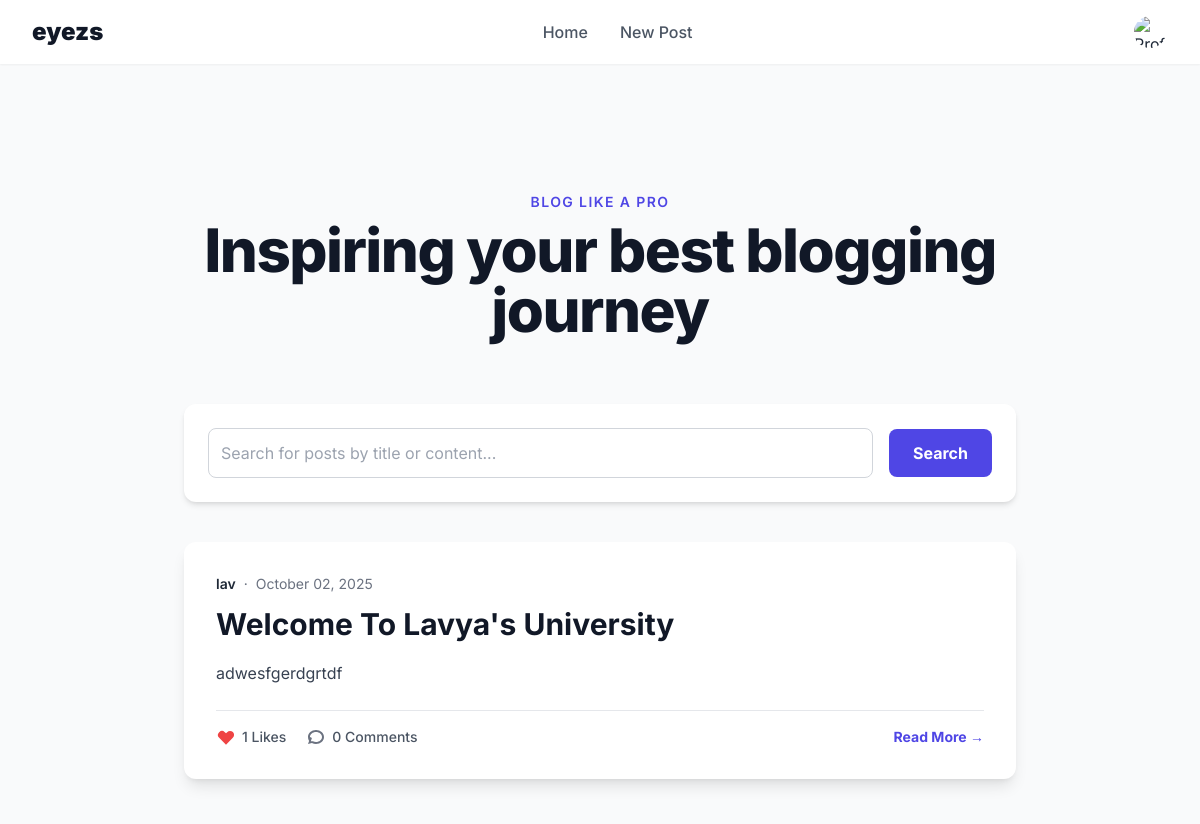
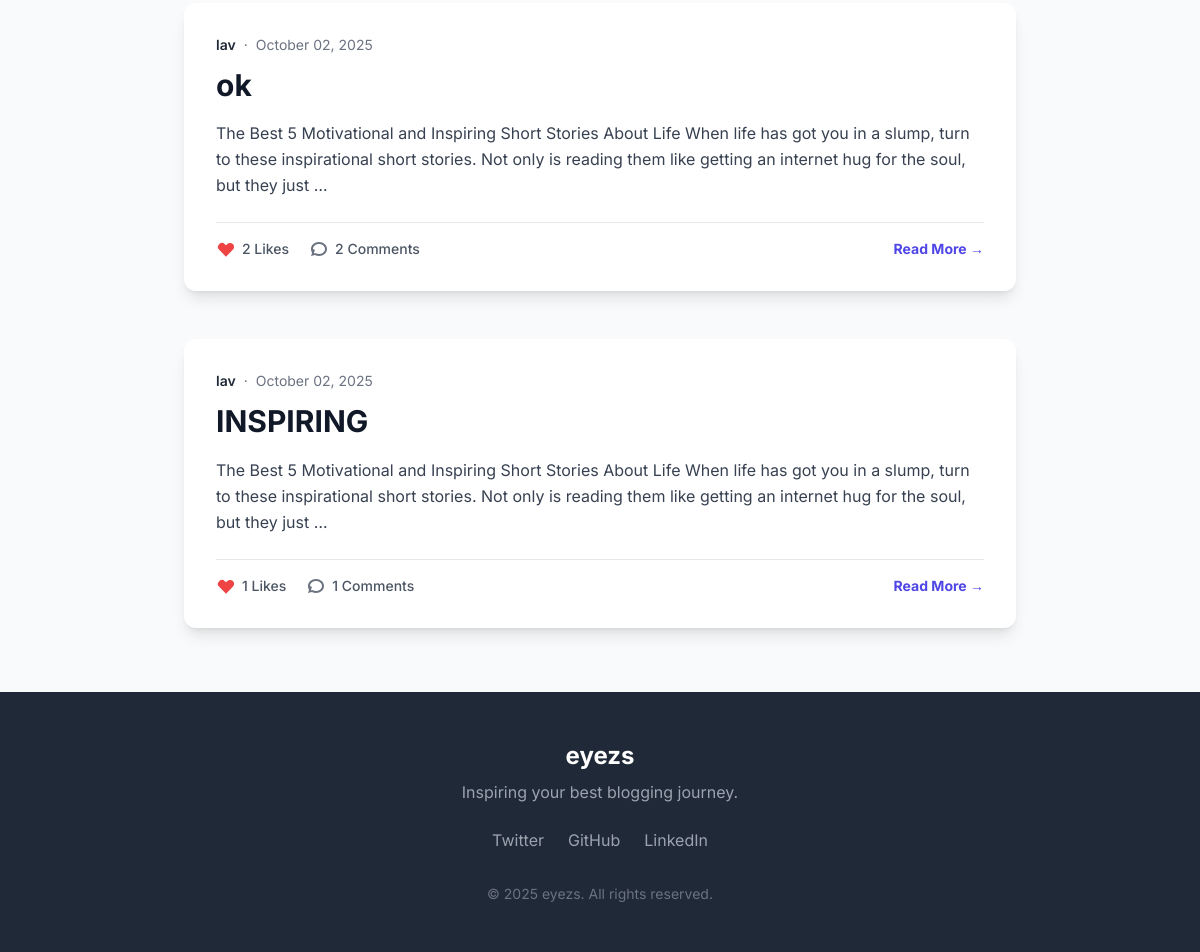
Page /blog/ (signed in) on the committed database (2 pictures, top to bottom).
### app/models.py (models this page shows, shortened)
class Post(models.Model):
    description =models.TextField()
    title=models.CharField(max_length=500)
    author=models.CharField(max_length=200)
    date_posted=models.DateTimeField(default=timezone.now)
    likes = models.ManyToManyField(User,related_name='likes',blank=True)
    shares=models.ManyToManyField(User, related_name='shares',blank=True)
    def total_likes(self):
        return self.likes.count()

### app/views.py (the view)
# urls.py: 2. Add a URL to urlpatterns:  path('', views.home, name='home')
def home(request):
    posts = Post.objects.all().order_by('-date_posted')
    return render(request, 'home.html', {'posts': posts})

### app/templates/home.html (shortened to what this page needs)
{% extends 'base.html' %}
{% block content %}
<div class="max-w-4xl mx-auto px-4 sm:px-6 lg:px-8 py-8">
    <section class="text-center py-12 md:py-16">
        <p class="text-sm font-semibold uppercase tracking-widest text-indigo-600">BLOG LIKE A PRO</p>
        <h1 class="text-4xl md:text-6xl font-extrabold text-gray-900 mt-2 tracking-tight">Inspiring your best blogging journey</h1>
    </section>
    <section class="bg-white p-6 rounded-xl shadow-md mb-10">
        <form action="{% url 'search_results' %}" method="get" class="flex items-center gap-4">
            <input
                type="search"
                name="q"
                placeholder="Search for posts by title or content..."
                class="flex-grow p-3 border border-gray-300 rounded-lg focus:outline-none focus:ring-2 focus:ring-indigo-500 transition duration-200"
            >
            <button
                type="submit"
                class="bg-indigo-600 text-white font-bold py-3 px-6 rounded-lg hover:bg-indigo-700 focus:outline-none focus:ring-2 focus:ring-offset-2 focus:ring-indigo-500 transition-colors"
            >
                Search
            </button>
        </form>
    </section>
    <section class="space-y-12">
        {% for post in posts %}
            <article class="bg-white rounded-xl shadow-lg overflow-hidden transform hover:-translate-y-2 transition-all duration-300 hover:shadow-2xl">
                <div class="p-6 md:p-8">
                    <div class="flex items-center mb-3 text-sm text-gray-500">
                        <span class="font-semibold text-gray-800">{{ post.author }}</span>
                        <span class="mx-2">&middot;</span>
                        <span>{{ post.date_posted|date:"F d, Y" }}</span>
                    </div>
                    <h2 class="text-3xl font-bold text-gray-900 mb-4 leading-tight">
                        <a href="{% url 'post_detail' post.pk %}" class="hover:text-indigo-600 transition-colors duration-200">
                            {{ post.title }}
                        </a>
                    </h2>
                    <p class="text-gray-700 leading-relaxed mb-6">
                        {{ post.description|truncatewords:40 }}
                    </p>
                    <div class="mt-6 pt-4 border-t border-gray-200 flex justify-between items-center text-sm">
                        <div class="flex items-center gap-5 text-gray-600 font-medium">
                            <div class="flex items-center gap-1.5">
                                <svg class="w-5 h-5 text-red-500" fill="currentColor" viewBox="0 0 20 20"><path fill-rule="evenodd" d="M3.172 5.172a4 4 0 015.656 0L10 6.343l1.172-1.171a4 4 0 115.656 5.656L10 17.657l-6.828-6.829a4 4 0 010-5.656z" clip-rule="evenodd"></path></svg>
                                <span>{{ post.total_likes }} Likes</span>
                            </div>
                            <div class="flex items-center gap-1.5">
                                <span>{{ post.comments.count }} Comments</span>
                            </div>
                        </div>
                        <a href="{% url 'post_detail' post.pk %}" class="font-bold text-indigo-600 hover:underline">
                            Read More &rarr;
                        </a>
                    </div>
                </div>
            </article>
        {% empty %}
            <div class="text-center py-16 bg-gray-50 rounded-lg">
                <h3 class="text-xl font-medium text-gray-800">No Posts Yet</h3>
                <p class="text-gray-500 mt-2">Check back later for new articles!</p>
            </div>
        {% endfor %}
    </section>
</div>
{% endblock %}

### rows in the picture
Post: author "lav", date_posted "October 02, 2025", title "Welcome To Lavya's University", description "adwesfgerdgrtdf", total_likes "1", comments.count "0"
Post: author "lav", date_posted "October 02, 2025", title "ok", description "The Best 5 Motivational and Inspiring Short Stories About Life When life has got you in a slump, turn to these inspirational short stories. Not only is reading them like getting an internet hug for the soul, but they just …", total_likes "2", comments.count "2"
Post: author "lav", date_posted "October 02, 2025", title "INSPIRING", description "The Best 5 Motivational and Inspiring Short Stories About Life When life has got you in a slump, turn to these inspirational short stories. Not only is reading them like getting an internet hug for the soul, but they just …", total_likes "1", comments.count "1"
